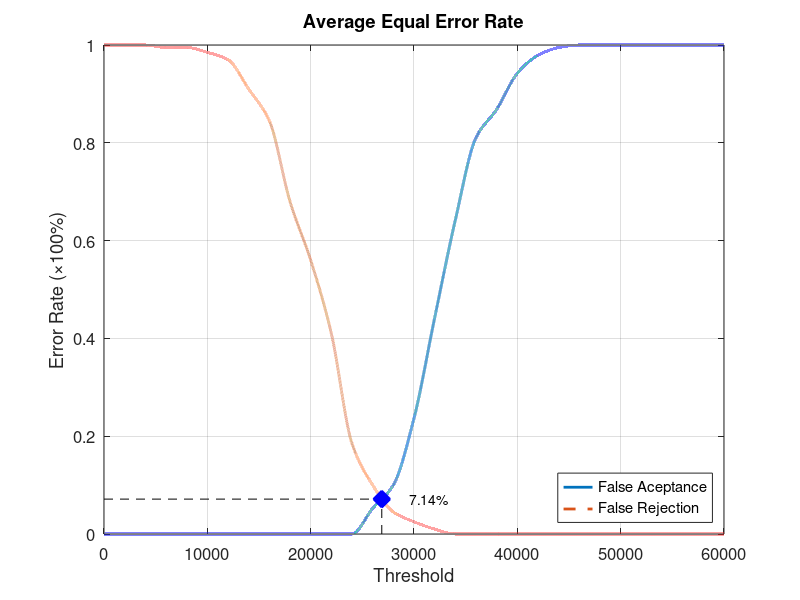
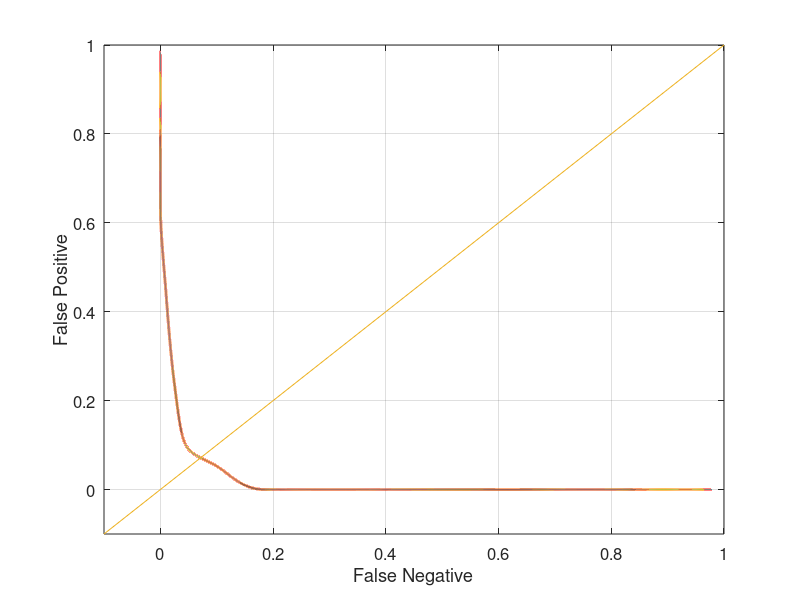

These figures' MATLAB source, in order:
function yEER = Database2_1
close all;
clear;
clc;
x = 0:2000:60000;
xq = 0:0.5:60000;

y0 = [0 0 0 0 0 0 0 0 0 0 0 0 0 0.0526316 0.1 0.236842 0.442105 0.642105 0.810526 0.868421 0.942105 0.978947 0.994737 1 1 1 1 1 1 1 1];
yy0 = interp1(x, y0, xq, 'pchip');
y1 = [1 1 1 0.995 0.995 0.985 0.97 0.91 0.845 0.68 0.56 0.41 0.185 0.1 0.045 0.025 0.01 0 0 0 0 0 0 0 0 0 0 0 0 0 0];
yy1 = interp1(x, y1, xq, 'pchip');

% Calculating EER: 
y2 = abs(y0 - y1);
find(y2 == min(y2))
yy2 = abs(yy0 - yy1);
xEER = find(yy2 == min(yy2));
xEERIndex = xq(xEER) % X-axis EER
yEER = yy0(xEER) % Y-axis EER

main = figure
plot(xq, yy0,'-','LineWidth', 2);	hold on
plot(xq, yy1,'--','LineWidth', 2);	hold on
plot([xEERIndex xEERIndex], [0 yEER], 'k--');	hold on
plot([0 xEERIndex], [yEER yEER], 'k--');	hold on
plot(xEERIndex, yEER, 'bx', 'LineWidth', 10);	hold on
text(xEERIndex + 10 * xEERIndex / 100, yEER, [num2str(round((10000 * yEER)) / 100) '%'])
legend('False Aceptance', 'False Rejection', 'Location', 'SouthEast')
xlabel('Threshold')
ylabel('Error Rate (\times100%)')
title('Average Equal Error Rate')
set(gca, 'FontSize', 12)
axis([0 60000 0 1])
grid on

print(main, 'Database2_1Main', '-dpng');
FNRxFPR = figure('Color', [1 1 1]);
plot(yy1, yy0, '-', yy1, yy0, 'LineWidth', 2);
hold on
y = -0.1:0.1:1
plot(y, y); 
set(gca, 'FontSize', 12)
xlabel('False Negative')
ylabel('False Positive')
axis([-0.1 1 -0.1 1])
set(gca, 'FontSize', 12)
grid on

print(FNRxFPR, 'Database2_1FNRxFPR','-dpng');
end
